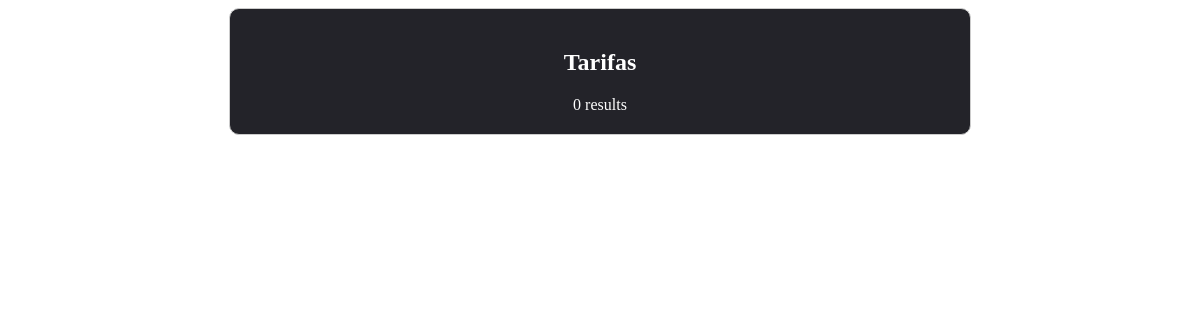
The page /tarifas.php on the database as committed earlier.
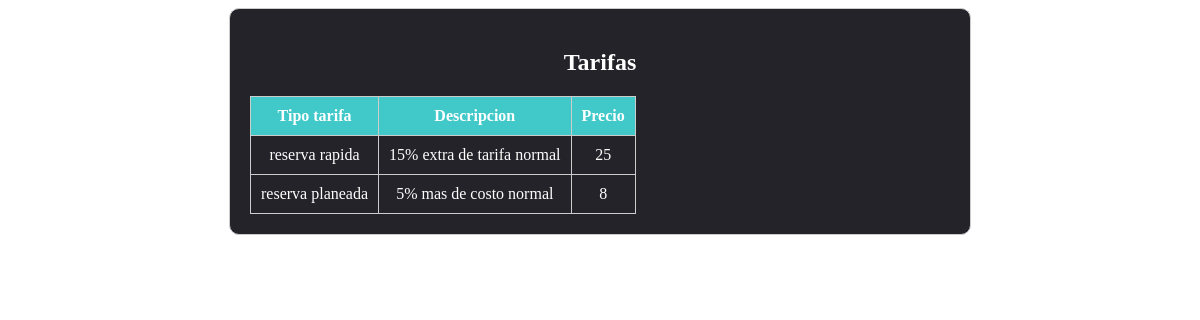
The same page on the database as committed later.
### tables this page shows
CREATE TABLE `tarifa` (
  `idtarifa` int(11) NOT NULL,
  `tipotarifa` varchar(30) NOT NULL,
  `descripciontarifa` varchar(80) NOT NULL,
  `valor` float NOT NULL
);

### tarifas.php (the view, shortened to what this page needs)
<!DOCTYPE html>
<html lang="en">
<head>
</head>
<body>
    <div class="card">
        <h2>Tarifas</h2>
        <?php
                include("conexion.php");
                $consulta1 = "SELECT * FROM TARIFA";
                $con->query($consulta1);
                $resultado = $con->query($consulta1);
                if ($resultado->num_rows > 0) {
                    ?>
                    <table>
                    <tr>
                        <th>Tipo tarifa</th>
                        <th>Descripcion</thtd>
                        <th>Precio</th>
                    </tr>
                    <?php
                    while ($fila = $resultado->fetch_assoc()) {
                    ?>
                    <tr>
                        <td><?php echo $fila["tipotarifa"]; ?></td>
                        <td><?php echo $fila["descripciontarifa"]; ?></td>
                        <td><?php echo $fila["valor"]; ?></td>
                    <?php
                    }
                    ?>
                    </table>
                    <?php
                } else {
                    echo "0 results";
                }
                    ?>
    </div>
</body>
</html>

Rows that differ between the two databases and show on the page:
added tarifa: tipotarifa "reserva rapida", descripciontarifa "15% extra de tarifa normal", valor "25"
added tarifa: tipotarifa "reserva planeada", descripciontarifa "5% mas de costo normal", valor "8"
Other text that changed with them:
text no longer shown: "0 results"
text now shown: "Tipo tarifa Descripcion Precio"
